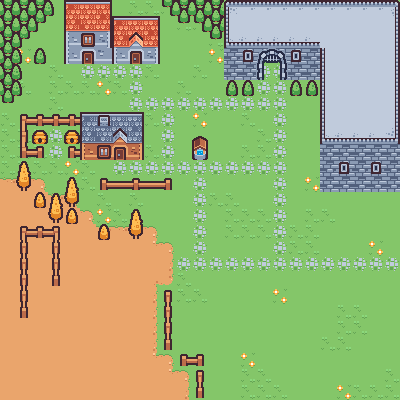

This is a level from a 2D game, rendered from its Tiled map with the project's own tilesets. A one-line summary and the map file follow, with tile-layer data summarised:
An orthogonal 25x25 tile map with 16x16 px tiles, 4 tile layers (back, front, trees_collide, trees_stay) and 61 objects (12x wall, 11x fence, 6x bomb, 4x house, 3x log, ...).

<map version="1.10" tiledversion="1.11.2" orientation="orthogonal" renderorder="left-down" width="25" height="25" tilewidth="16" tileheight="16" infinite="0" nextlayerid="16" nextobjectid="254">
 <tileset firstgid="1" source="town.tsx" />
 <layer id="2" name="back" width="25" height="25">
  <data>[625 cells, 625 non-empty, 11 distinct tile ids]</data>
 </layer>
 <layer id="1" name="front" width="25" height="25">
  <data>[625 cells, 159 non-empty, 53 distinct tile ids]</data>
 </layer>
 <layer id="14" name="trees_collide" width="25" height="25">
  <data>[625 cells, 27 non-empty, 8 distinct tile ids]</data>
 </layer>
 <layer id="15" name="trees_stay" width="25" height="25">
  <data>[625 cells, 13 non-empty, 1 distinct tile ids]</data>
 </layer>
 <objectgroup id="5" name="sprites">
  <object id="34" name="pitchfork" gid="117" x="96.5" y="271" width="12.5" height="12" />
  <object id="35" name="log" gid="107" x="3.16667" y="123.667" width="10" height="9.5" />
  <object id="36" name="log" gid="107" x="179" y="43" width="9.5" height="10" />
  <object id="37" name="log" gid="107" x="35.6667" y="44.5" width="9.5" height="9" />
  <object id="38" name="bow" gid="119" x="33.1667" y="319" width="12" height="11.5" />
  <object id="39" name="arrow" gid="120" x="39.4899" y="264.674" width="10.5" height="10.5" rotation="315.721" />
  <object id="40" name="key" gid="118" x="371" y="125.5" width="9" height="8" />
  <object id="78" name="mush" gid="30" x="100.5" y="205.5" width="9" height="9" />
  <object id="79" name="mush" gid="30" x="307.333" y="189" width="9.66667" height="9.66667" />
  <object id="133" name="bomb" gid="106" x="228.5" y="206.167" width="10" height="9.33333" />
  <object id="152" name="bomb" gid="106" x="371.667" y="222.333" width="10" height="9.33333" />
  <object id="153" name="bomb" gid="106" x="178.833" y="77.1663" width="10" height="9.33333" />
  <object id="154" name="bomb" gid="106" x="3.5" y="397.333" width="10" height="9.33333" />
  <object id="158" name="bomb" gid="106" x="339.5" y="363.5" width="10" height="9.33333" />
  <object id="160" name="bomb" gid="106" x="51" y="139.833" width="10" height="9.33333" />
 </objectgroup>
 <objectgroup id="10" name="collide">
  <object id="55" name="house" x="110.958" y="16" width="48.875" height="32" />
  <object id="56" name="house" x="64.0833" y="-0.333333" width="48.0833" height="48.4167" />
  <object id="57" name="house" x="80.1667" y="112.167" width="63.75" height="36.7083" />
  <object id="58" name="fence" x="19.3333" y="114.333" width="61.3333" height="11.3333" />
  <object id="59" name="fence" x="19.3333" y="124.667" width="8.66667" height="33" />
  <object id="60" name="fence" x="24.6667" y="145.667" width="19.3333" height="12" />
  <object id="61" name="fence" x="68.3333" y="146.333" width="12.6667" height="12" />
  <object id="62" name="beehive" x="31.9697" y="130.242" width="16" height="13.6667" />
  <object id="63" name="beehive" x="63.6667" y="129.667" width="16.3333" height="14.2122" />
  <object id="64" name="wall" x="224.333" y="42" width="39.6667" height="38" />
  <object id="66" name="wall" x="280.167" y="42" width="39.6667" height="38" />
  <object id="67" name="wall" x="262.667" y="42.3333" width="19.3333" height="20.6667" />
  <object id="68" name="wall" x="224.333" y="1" width="175.833" height="5.33333" />
  <object id="69" name="wall" x="224" y="1.66667" width="5.33333" height="41" />
  <object id="70" name="wall" x="320" y="42.5" width="4.66667" height="95.1667" />
  <object id="71" name="fence" x="100.333" y="178" width="71.3333" height="11.6667" />
  <object id="72" name="fence" x="19.6667" y="226" width="39.6667" height="12" />
  <object id="73" name="fence" x="50.6667" y="236.333" width="10" height="49.6667" />
  <object id="74" name="fence" x="19.6667" y="237.667" width="8.66667" height="80.6667" />
  <object id="98" name="house" x="65.8333" y="48.1666" width="93.9583" height="5.6667" />
  <object id="106" name="wall" x="400" y="-0.666683" width="1.66667" height="192.667" />
  <object id="107" name="wall" x="-2" y="400" width="403.666" height="2.00003" />
  <object id="134" name="wall" x="-1.99983" y="-2.00002" width="404" height="2.00003" />
  <object id="136" name="wall" x="-2.16667" y="-2.66667" width="1.66667" height="404.667" />
  <object id="137" name="fence" x="163.666" y="289.5" width="8.66666" height="60" />
  <object id="140" name="fence" x="180.333" y="353.333" width="23.3333" height="12" />
  <object id="141" name="fence" x="196" y="370" width="7.3333" height="27.3334" />
  <object id="252" name="wall" x="319.667" y="138" width="80.1667" height="53" />
  <object id="253" name="wall" x="395.667" y="-0.08335" width="4.66667" height="136.667" />
 </objectgroup>
 <objectgroup id="13" name="trees" />
 <objectgroup id="11" name="movement">
  <object id="129" name="player" x="131.334" y="80">
   <point />
  </object>
  <object id="138" name="snake_spawn" x="211.5" y="346.167" width="174.333" height="40.3334" />
  <object id="139" name="snake_spawn" x="187.166" y="294.5" width="198.667" height="43" />
  <object id="142" name="snake_spawn" x="17.3332" y="332.167" width="124.334" height="54.3333" />
 </objectgroup>
 <objectgroup id="12" name="teleports">
  <object id="148" name="gate_lad_down" x="264.212" y="63.2727" width="16.0606" height="3.48485" />
  <object id="151" name="lad_gate_up" gid="104" x="241.076" y="30.7273" width="13.6667" height="14" />
 </objectgroup>
 <objectgroup id="9" name="interact">
  <object id="75" name="bucket" gid="132" x="211.667" y="157.375" width="6" height="6.1667" />
  <object id="76" name="wheels" gid="58" x="82" y="286.667" width="11.1667" height="11.3333" />
  <object id="77" name="target" gid="96" x="32" y="249.333" width="15.3333" height="15.6667" />
  <object id="85" name="door_3" gid="90" x="128" y="64.1667" width="16" height="15.875" />
  <object id="86" name="door_2" gid="90" x="80.2083" y="64" width="15.75" height="15.75" />
  <object id="87" name="door_1" gid="86" x="111.917" y="160.042" width="16" height="16" />
  <object id="88" name="sign_h" gid="84" x="146.333" y="72.6667" width="11.6667" height="10.6667" />
  <object id="89" name="sign_h" gid="84" x="66.6667" y="72.6667" width="12" height="10.3333" />
  <object id="90" name="sign_c" gid="84" x="290.333" y="106.667" width="11" height="10.6667" />
  <object id="91" name="sign_h" gid="84" x="146.667" y="159" width="10.6667" height="10" />
  <object id="92" name="sign_a" gid="84" x="161" y="254" width="11" height="10" />
 </objectgroup>
</map>
